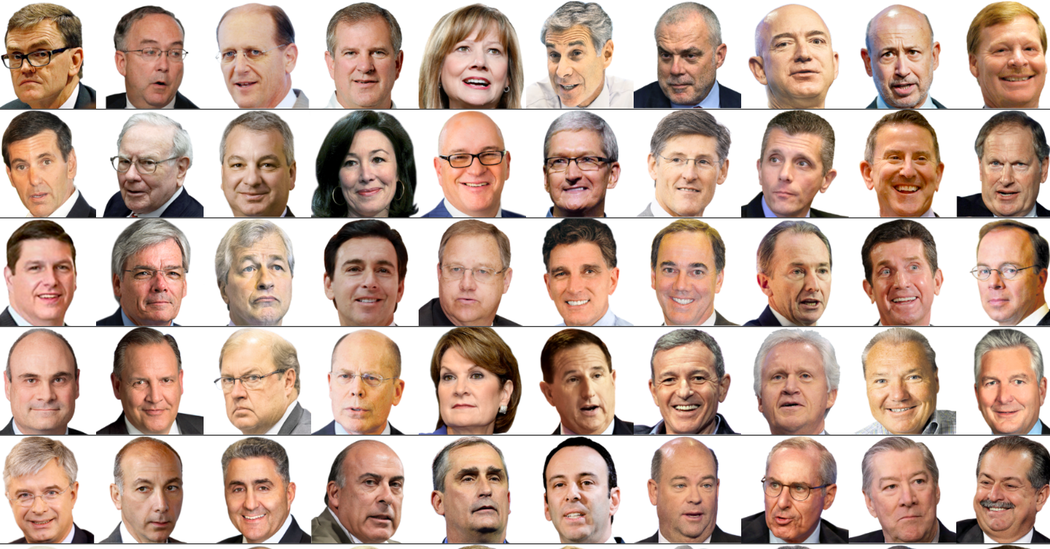
#> input picture notebooks/OpenCV/images/faces-of-american.jpg, 1050 x 549 px, found by its file name
$ jupyter execute smile.ipynb
#> lines starting #> are read from the running program, lines starting #| are printed output that depends on the picture; after the words box and inside, x2 and y2 are one past the last pixel; in counts of white or black regions, pixels touching at a corner belong together
[cell 1]
import cv2
import numpy as np
import sys

[cell 2]
facePath = "haarcascade_frontalface_default.xml"
smilePath = "haarcascade_smile.xml"

[cell 3]
faceCascade = cv2.CascadeClassifier(facePath)
smileCascade = cv2.CascadeClassifier(smilePath)

[cell 4]
image = cv2.imread('faces-of-american.jpg')
#> image is the input picture: shape (549, 1050, 3); mean B, G, R 161.7, 174.4, 199.2

[cell 5]
cv2.imshow("Raw Faces!",image)
cv2.waitKey(0)

[cell 6]
gray = cv2.cvtColor(image,cv2.COLOR_BGR2GRAY)
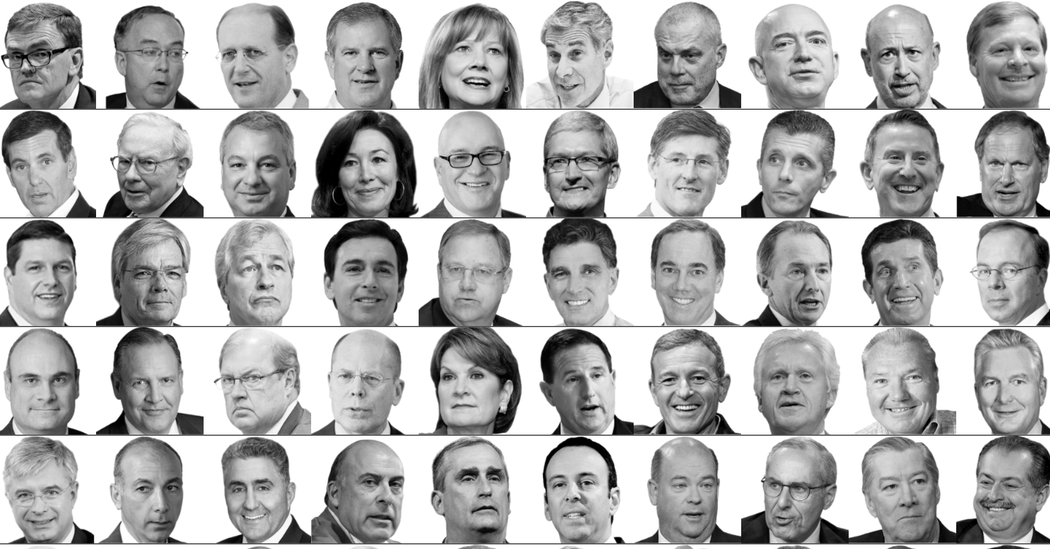
#> gray: shape (549, 1050); min 0, max 255, mean 180.4

[cell 7]
faces = faceCascade.detectMultiScale(
        gray,
        scaleFactor= 1.15,
        minNeighbors=5,
        minSize=(5, 5),
        flags=cv2.CASCADE_SCALE_IMAGE
    )
#> faces = 48 rows, first 6: [962, 241, 70, 70], [126, 25, 70, 70], [203, 24, 76, 76], [646, 32, 63, 63], [103, 140, 63, 63], [331, 132, 73, 73]

[cell 8]
faces
#> Out has the same summary as faces

[cell 9]
for(x,y,w,h) in faces:
    # cv2.rectangle(image,(x,y),(x+w,y+w),(0,255,0),2)
    cv2.rectangle(image, (x, y), (x+w, y+h), (0, 255, 0), 2)
    roi_gray = gray[y:y+h, x:x+w]
    roi_color = image[y:y+h, x:x+w]
#> this loop made 48 passes
#> (x, y, w, h) on passes 1 to 12: (962, 241, 70, 70), (126, 25, 70, 70), (203, 24, 76, 76), (646, 32, 63, 63), (103, 140, 63, 63), (331, 132, 73, 73), (13, 240, 70, 70), (776, 242, 70, 70), (125, 246, 70, 70), (432, 242, 74, 74), (646, 241, 74, 74), (321, 349, 73, 73)
#> pass 1, `roi_gray = gray[y:y+h, x:x+w]`:
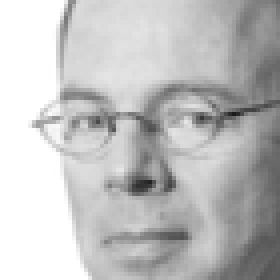
#> roi_gray: shape (70, 70) (shown 4 times larger); min 27, max 255, mean 191.8
#> pass 1, `roi_color = image[y:y+h, x:x+w]`:
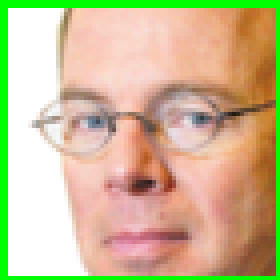
#> roi_color: shape (70, 70, 3) (shown 4 times larger); mean B, G, R 148.1, 187, 203.2
#> pass 2, `roi_gray = gray[y:y+h, x:x+w]`:
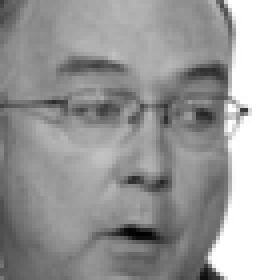
#> roi_gray: shape (70, 70) (shown 4 times larger); min 2, max 255, mean 157
#> pass 2, `roi_color = image[y:y+h, x:x+w]`:
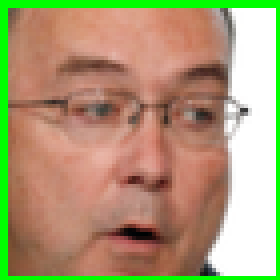
#> roi_color: shape (70, 70, 3) (shown 4 times larger); mean B, G, R 118.3, 154.8, 174.2
#> after the loop:
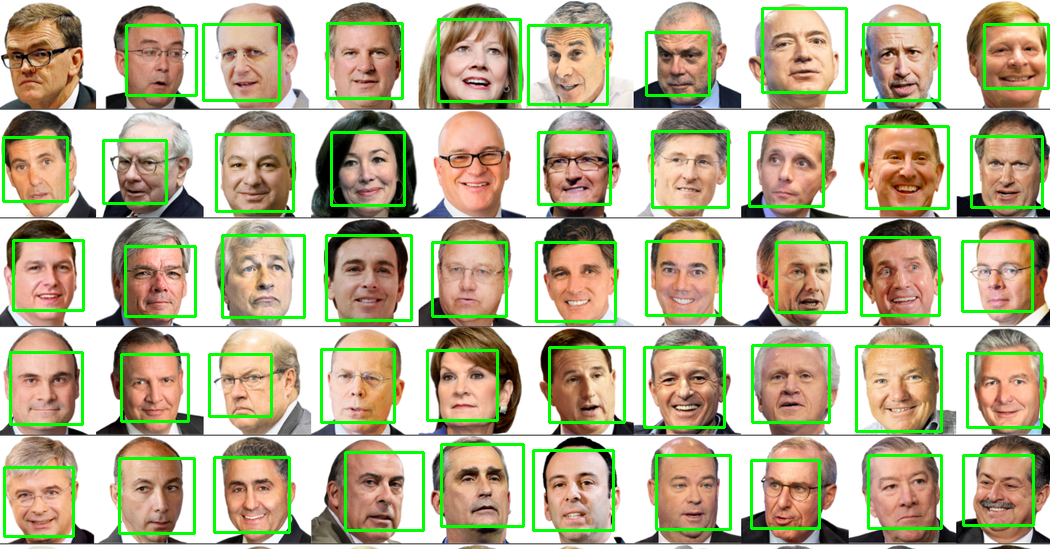
#> image: shape (549, 1050, 3); 7.36% of pixels changed, all inside (x1, y1, x2, y2) = (2, 7, 1050, 538)

[cell 10]
cv2.imshow("Find Faces!",image)
cv2.waitKey(0)
#> Out = 27

[cell 11]
smile = smileCascade.detectMultiScale(
            roi_gray,
            scaleFactor= 1.15,
            minNeighbors=5,
            minSize=(2, 2),
            flags=cv2.CASCADE_SCALE_IMAGE
            )
#> smile = [[23, 53, 44, 22]]
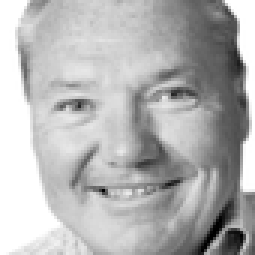
#> roi_gray: shape (85, 85) (shown 3 times larger); min 0, max 255, mean 179.4

[cell 12]
print ("Found", len(smile), "smiles!")
#| Found 1 smiles!

[cell 13]
for (x, y, w, h) in smile:

            cv2.rectangle(roi_color, (x, y), (x+w, y+h), (255, 0, 0), 1)
#> this loop made 1 pass
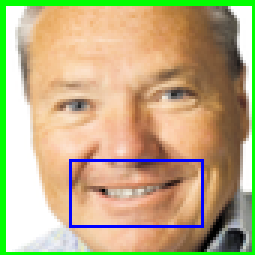
#> roi_color: shape (85, 85, 3) (shown 3 times larger); mean B, G, R 131.6, 172.8, 188.1

[cell 14]
cv2.imshow("Find Faces!",image)
cv2.waitKey(0)
#> Out = 27
